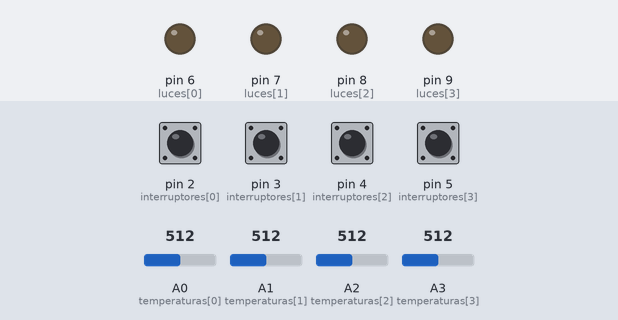
Recording of a sketch running on a simulated Arduino Uno, built with avr-gcc and run on an emulated ATmega328P. Parts: output pins drawn as LEDs (lit = HIGH). The inputs (shaded band) are chosen by the test bench; at power-on: pin 2 (interruptores[0]), pin 3 (interruptores[1]), pin 4 (interruptores[2]), pin 5 (interruptores[3]) LOW, A0 (temperaturas[0]) = 512, A1 (temperaturas[1]) = 512, A2 (temperaturas[2]) = 512, A3 (temperaturas[3]) = 512. What the sketch prints to the serial monitor is not drawn.

Above: at 1.2 s.
1.3 s: pin 2 (interruptores[0]) pulled HIGH for 0.15 s
At 1.37 s:
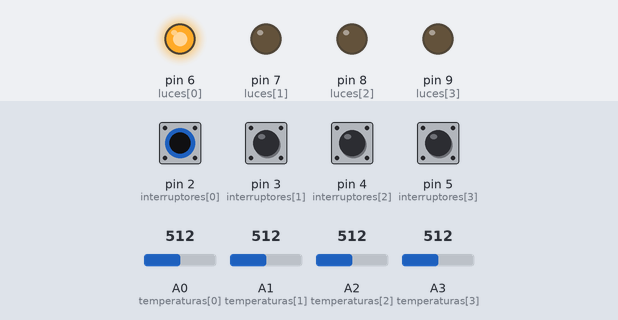
2.9 s: pin 3 (interruptores[1]) pulled HIGH for 0.15 s
At 2.97 s:
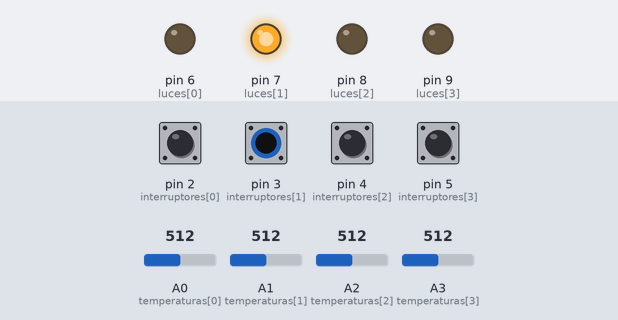
4.5 s: pin 4 (interruptores[2]) pulled HIGH for 0.15 s
At 4.57 s:
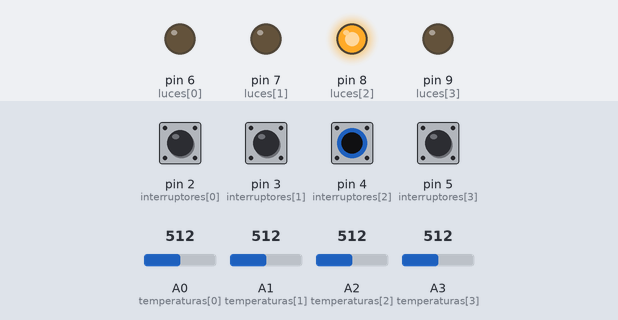
6.1 s: pin 5 (interruptores[3]) pulled HIGH for 0.15 s
At 6.17 s:
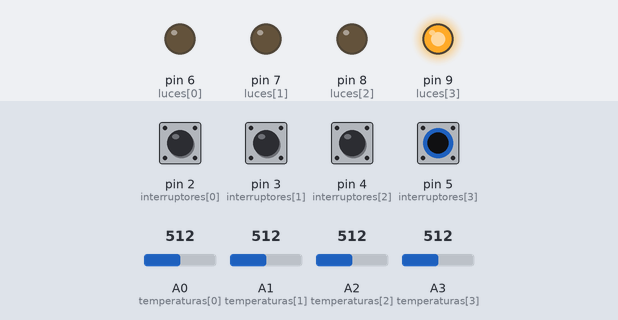
7.7 s: pin 2 (interruptores[0]) driven HIGH and pin 3 (interruptores[1]) driven HIGH
At 8.2 s:
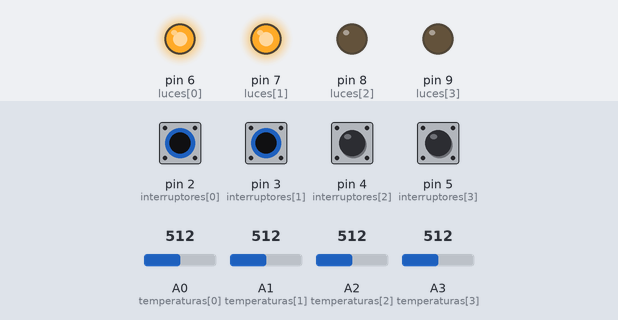
9.2 s: pin 4 (interruptores[2]) pulled HIGH for 1 s
At 10.0 s:
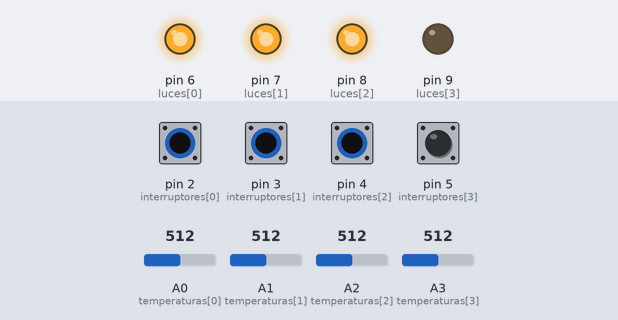
Timing chart, 0 to 12.2 s (numbered marks = the images above; inputs shaded):
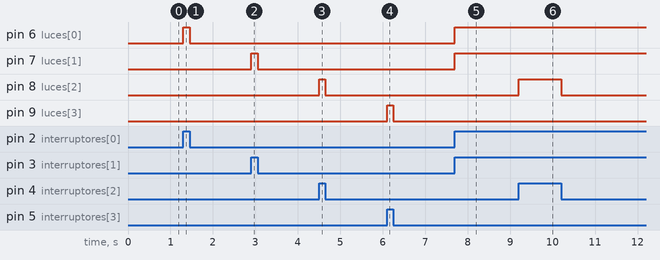

The sketch:

2.ino
```cpp
/*
Ampliar la aplicación anterior, agregando en el hardware, 4 entradas analógicas para
medir 4 temperaturas correspondientes a 4 ambientes de una casa (cocina, living,
dormitorio1, dormitorio2). Guardar en un arreglo de temperaturas. Leer usando
punteros el arreglo de temperaturas cada 10 segundos y mostrarlos en el terminal serie.
*/

#include <LiquidCrystal.h>

const int interruptores[] = {2, 3, 4, 5};
const int luces[] = {6, 7, 8, 9};
const int temperaturas[] = {A0, A1, A2, A3};
char estados[5];
float temp[4];

void setup() {
  for (int i = 0; i < 4; i++) {
    pinMode(interruptores[i], INPUT);
    pinMode(luces[i], OUTPUT);
    pinMode(temperaturas[i], INPUT);
  }

  Serial.begin(9600);
}

void loop() {
  lucesInterruptores();
  temperaturaData();
}

void lucesInterruptores() {
  char *p = estados;
  for (int i = 0; i < 4; i++) {
    estados[i] = digitalRead(interruptores[i]) ? '1' : '0';
    digitalWrite(luces[i], *p == '1' ? HIGH : LOW);
    p++;
  }
  estados[4] = '\0';
}

void temperaturaData() {
  for (int i = 0; i < 4; i++) {
    temp[i] = analogRead(temperaturas[i]) * (5.0 / 1023.0) * 100;
  }
  if (millis() % 10000 < 50) {
    float *t = temp;
    for (int i = 0; i < 4; i++) {
      Serial.print("Temperatura ");
      Serial.print(i + 1);
      Serial.print(": ");
      Serial.println(*t);
      t++;
    }
  }
}
```

Measured:
- after the input at 1.3 s, pin 6 (luces[0]): LOW → HIGH at once, → LOW 0.15 s later
- after the input at 2.9 s, pin 7 (luces[1]): LOW → HIGH at once, → LOW 0.15 s later
- after the input at 4.5 s, pin 8 (luces[2]): LOW → HIGH at once, → LOW 0.15 s later
- after the input at 6.1 s, pin 9 (luces[3]): LOW → HIGH at once, → LOW 0.15 s later
- after the input at 7.7 s, pin 6 (luces[0]), pin 7 (luces[1]): LOW → HIGH at once
- after the input at 9.2 s, pin 8 (luces[2]): LOW → HIGH at once, → LOW 1.0 s later
